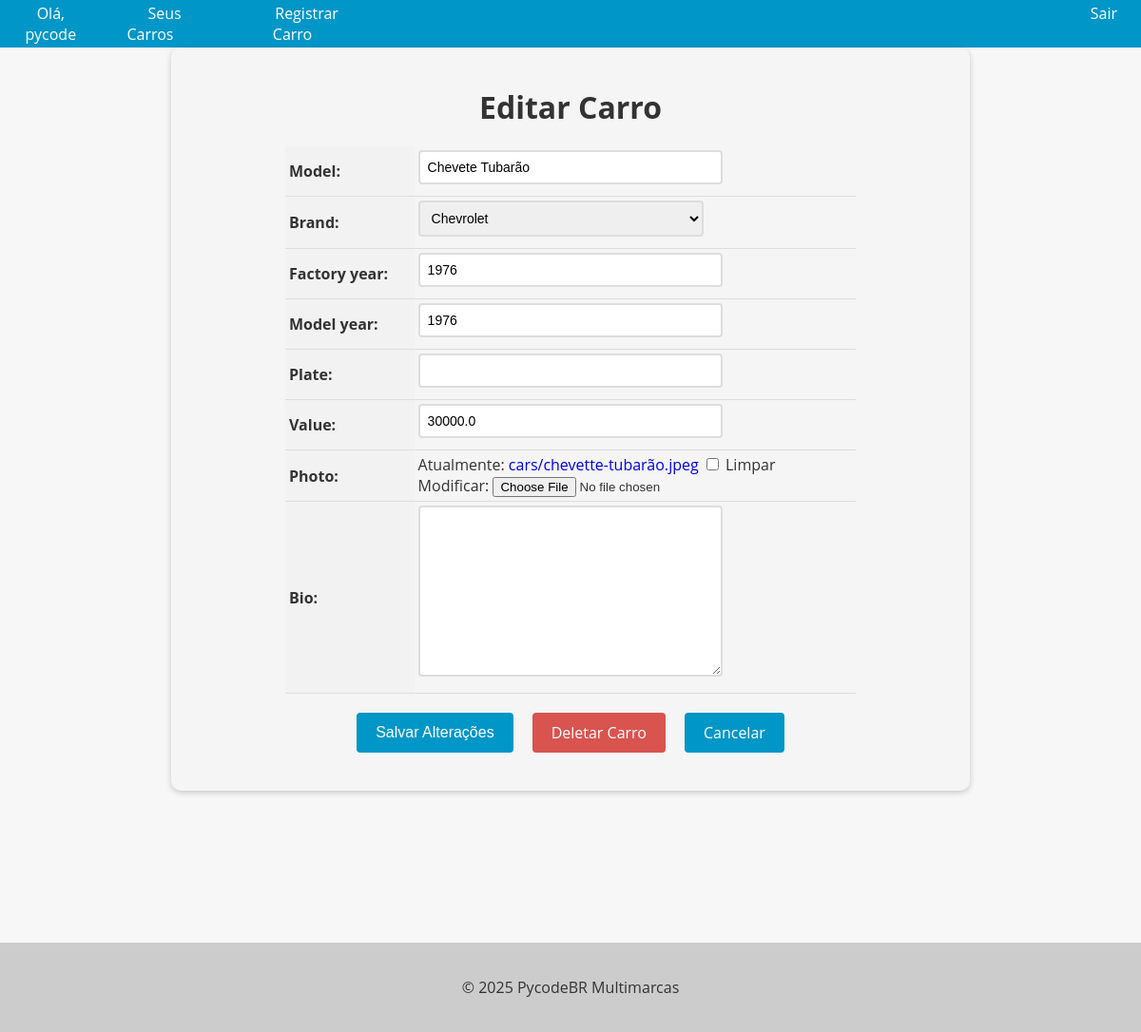
/car/2/update/ (signed in), run on an earlier commit of the app's database.
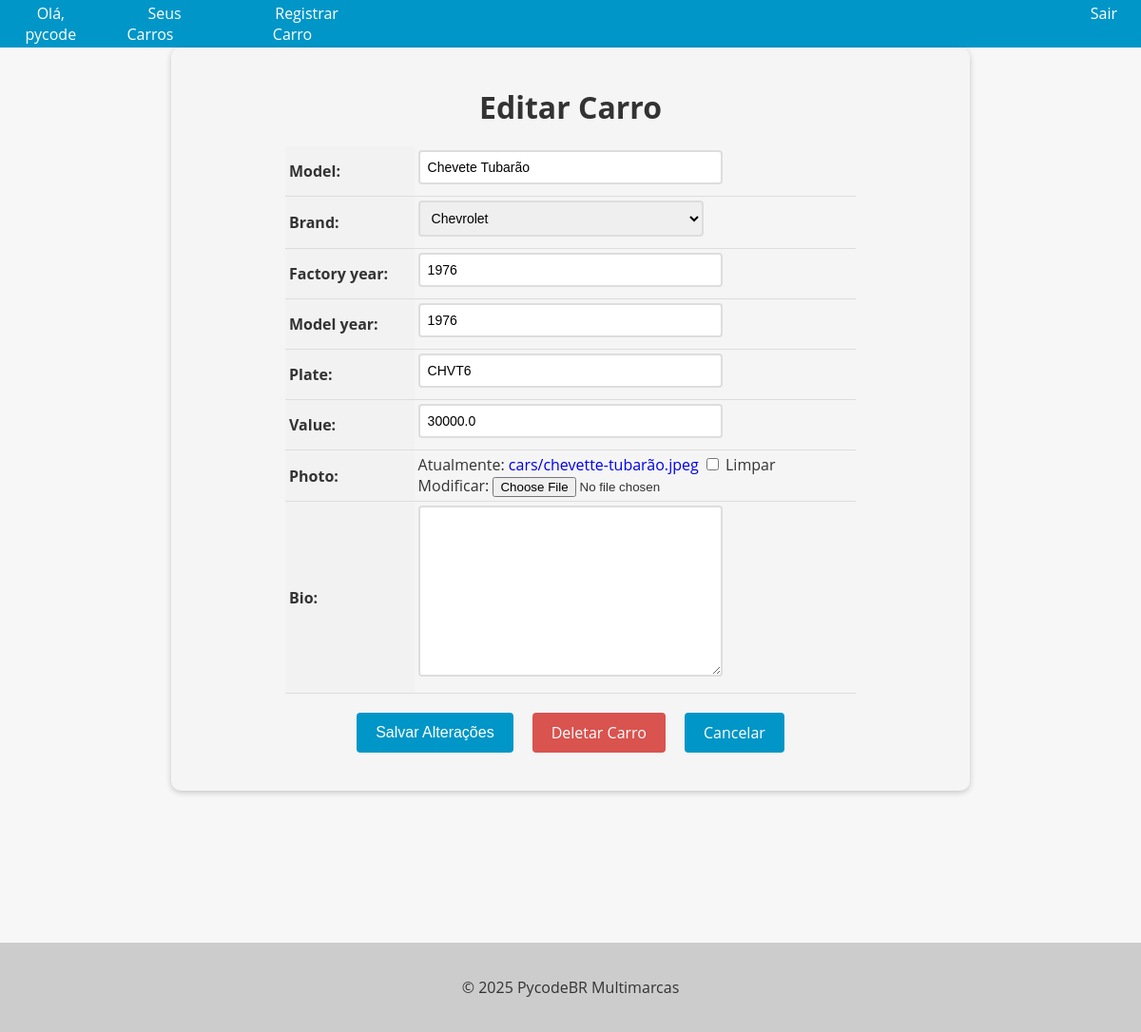
And on a later commit of the database.
### cars/models.py (models this page shows, shortened)
class Car(models.Model):
  id = models.AutoField(primary_key=True)
  model = models.CharField(max_length=200)
  brand = models.ForeignKey(Brand, on_delete=models.PROTECT, related_name='car_brand')
  factory_year = models.IntegerField()
  model_year = models.IntegerField()
  plate = models.CharField(max_length=10, blank=True, null=True)
  value = models.FloatField(blank=True, null=True)
  photo = models.ImageField(upload_to='cars/', blank=True, null=True)
  bio = models.TextField(blank=True, null=True)

### cars/views.py (the view, shortened to what this page needs)
# urls.py: path('car/<int:pk>/update/', CarUpdateView.as_view(), name='car_update'),
@method_decorator(login_required(login_url='login'), name='dispatch')
class CarUpdateView(UpdateView):
    model = Car
    form_class = CarModelForm
    template_name = 'car_update.html'

### cars/forms.py (shortened to what this page needs)
class CarModelForm(forms.ModelForm):
  class Meta:
    model = Car
    fields = '__all__'

### cars/models.py (called while the page is built)
  def __str__(self):
    return self.name

### cars/templates/car_update.html (shortened to what this page needs)
{% extends "base.html" %}
{% block content %}
  <form method="post" enctype="multipart/form-data">
    <h1>Editar Carro</h1>
    <table>
      {{ form.as_table }}
    </table>
    <div>
      <div class="buttons-container">
        <input type="submit" value="Salvar Alterações" class="btn btn-primary">
        <a href="{% url 'car_delete' pk=object.pk %}" class="btn btn-danger">Deletar Carro</a>
        <a href="{% url 'cars_list' %}" class="btn btn-secondary">Cancelar</a>
      </div>
    </div>
  </form>
{% endblock %}

What changed in the data, as far as the page shows it:
changed Car "Chevete Tubarão": plate (not shown) → "CHVT6"
